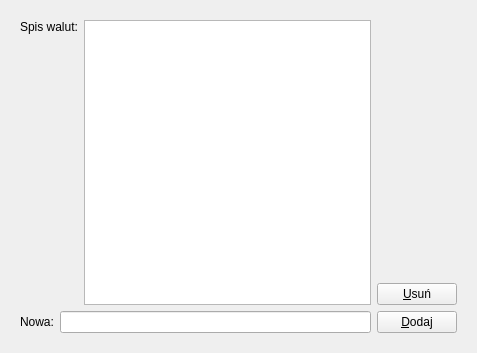
         <widget class="QWidget" name="currenList">
          <property name="geometry">
           <rect>
            <x>0</x>
            <y>0</y>
            <width>477</width>
            <height>353</height>
           </rect>
          </property>
          <attribute name="label">
           <string>Spis walut</string>
          </attribute>
          <layout class="QGridLayout" name="gridLayout_7">
           <item row="0" column="0">
            <widget class="QFrame" name="frame6">
             <property name="frameShape">
              <enum>QFrame::NoFrame</enum>
             </property>
             <property name="frameShadow">
              <enum>QFrame::Plain</enum>
             </property>
             <layout class="QGridLayout" name="_12">
              <item row="0" column="0">
               <layout class="QHBoxLayout" name="_13">
                <item>
                 <layout class="QVBoxLayout" name="_14">
                  <item>
                   <layout class="QHBoxLayout" name="_15">
                    <item>
                     <widget class="QLabel" name="textLabel1_3_3_4">
                      <property name="text">
                       <string>Spis walut:</string>
                      </property>
                      <property name="alignment">
                       <set>Qt::AlignTop</set>
                      </property>
                      <property name="wordWrap">
                       <bool>false</bool>
                      </property>
                     </widget>
                    </item>
                    <item>
                     <widget class="QListWidget" name="currencylBox"/>
                    </item>
                   </layout>
                  </item>
                  <item>
                   <layout class="QHBoxLayout" name="_16">
                    <item>
                     <widget class="QLabel" name="textLabel2_4_3_4">
                      <property name="text">
                       <string>Nowa:</string>
                      </property>
                      <property name="wordWrap">
                       <bool>false</bool>
                      </property>
                     </widget>
                    </item>
                    <item>
                     <widget class="QLineEdit" name="currencyEdit">
                      <property name="maxLength">
                       <number>3</number>
                      </property>
                     </widget>
                    </item>
                   </layout>
                  </item>
                 </layout>
                </item>
                <item>
                 <layout class="QVBoxLayout" name="_17">
                  <item>
                   <layout class="QVBoxLayout" name="_18"/>
                  </item>
                  <item>
                   <spacer>
                    <property name="orientation">
                     <enum>Qt::Vertical</enum>
                    </property>
                    <property name="sizeType">
                     <enum>QSizePolicy::Expanding</enum>
                    </property>
                    <property name="sizeHint" stdset="0">
                     <size>
                      <width>21</width>
                      <height>51</height>
                     </size>
                    </property>
                   </spacer>
                  </item>
                  <item>
                   <layout class="QVBoxLayout" name="_19">
                    <item>
                     <widget class="QPushButton" name="currencyDelBtn">
                      <property name="cursor">
                       <cursorShape>PointingHandCursor</cursorShape>
                      </property>
                      <property name="text">
                       <string>&amp;Usuń</string>
                      </property>
                      <property name="shortcut">
                       <string>Alt+U</string>
                      </property>
                     </widget>
                    </item>
                    <item>
                     <widget class="QPushButton" name="currencyAddBtn">
                      <property name="cursor">
                       <cursorShape>PointingHandCursor</cursorShape>
                      </property>
                      <property name="text">
                       <string>&amp;Dodaj</string>
                      </property>
                      <property name="shortcut">
                       <string>Alt+D</string>
                      </property>
                     </widget>
                    </item>
                   </layout>
                  </item>
                 </layout>
                </item>
               </layout>
              </item>
             </layout>
            </widget>
           </item>
          </layout>
         </widget>
